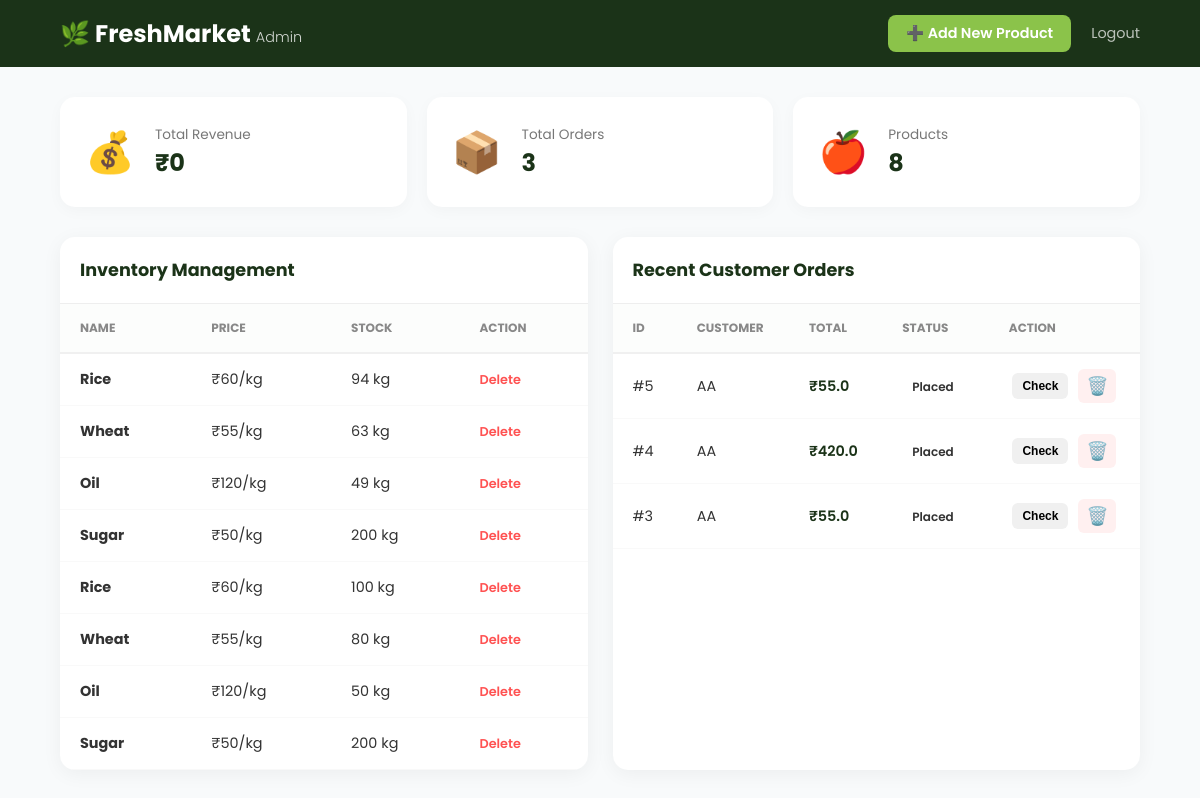
The page /admin-dashboard (signed in) on the database as committed earlier.
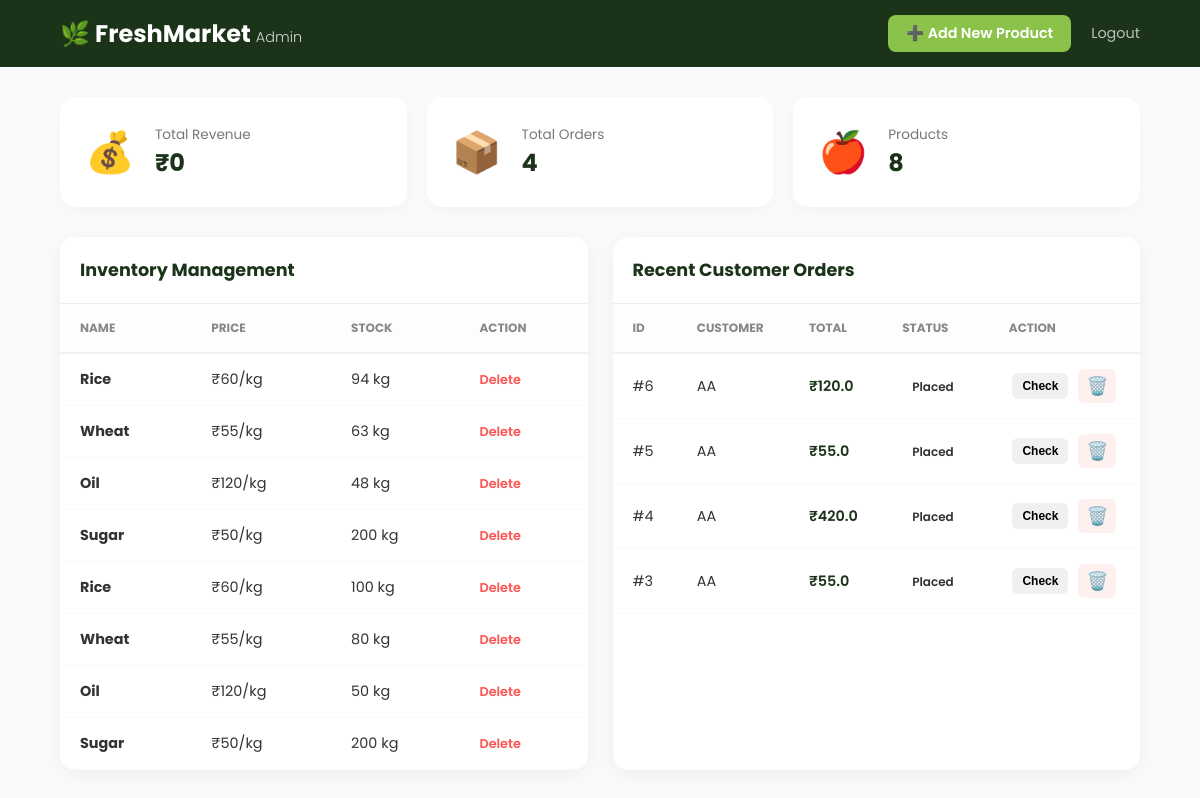
The same page on the database as committed later.
### app.py (models this page shows)
class Product(db.Model):
    id = db.Column(db.Integer, primary_key=True)
    name = db.Column(db.String(100), nullable=False)
    price = db.Column(db.String(100), nullable=False)
    stock = db.Column(db.Integer, nullable=False)
    image = db.Column(db.String(200), default="default.webp")

class Order(db.Model):
    __tablename__ = 'orders'
    id = db.Column(db.Integer, primary_key=True)
    user_id = db.Column(db.Integer, db.ForeignKey('customer.id'))
    total_amount = db.Column(db.Float)
    status = db.Column(db.String(20), default='Placed')
    customer = db.relationship('Customer')
    items = db.relationship('OrderItem', backref='order')
    date = db.Column(db.DateTime, default=datetime.utcnow)

class Customer(db.Model):
    id = db.Column(db.Integer, primary_key=True)
    name = db.Column(db.String(100))
    email = db.Column(db.String(120), unique=True, nullable=False)
    password = db.Column(db.String(200), nullable=False)

### app.py (the view)
@app.route('/admin-dashboard')
def admin_dashboard():
    if 'admin' not in session:
        return redirect(url_for('admin_login'))
    products = Product.query.all()
    orders = Order.query.order_by(Order.id.desc()).all()
    return render_template('admin_dashboard.html', products=products ,orders=orders )

### templates/admin_dashboard.html (shortened to what this page needs)
<!DOCTYPE html>
<html lang="en">
<head>
    <link rel="stylesheet" href="{{ url_for('static', filename='css/admin_dashboard.css') }}">
</head>
<body>
    <header class="admin-header">
        <div class="logo">🌿 FreshMarket <span>Admin</span></div>
        <div class="header-actions">
            <a href="/add-product" class="add-btn">➕ Add New Product</a>
            <a href="/logout" class="logout-link">Logout</a>
        </div>
    </header>
    <div class="dashboard-wrapper">
        <div class="stats-grid">
            <div class="stat-card">
                <span class="stat-icon">💰</span>
                <div class="stat-info">
                    <p>Total Revenue</p>
                    <h3>₹{{ total_revenue if total_revenue else '0' }}</h3>
                </div>
            </div>
            <div class="stat-card">
                <span class="stat-icon">📦</span>
                <div class="stat-info">
                    <p>Total Orders</p>
                    <h3>{{ orders|length }}</h3>
                </div>
            </div>
            <div class="stat-card">
                <span class="stat-icon">🍎</span>
                <div class="stat-info">
                    <p>Products</p>
                    <h3>{{ products|length }}</h3>
                </div>
            </div>
        </div>
        <div class="main-content">
            <div class="section-box">
                <div class="section-header">
                    <h2>Inventory Management</h2>
                </div>
                <div class="table-container">
                    <table>
                        <thead>
                            <tr>
                                <th>Name</th>
                                <th>Price</th>
                                <th>Stock</th>
                                <th>Action</th>
                            </tr>
                        </thead>
                        <tbody>
                            {% for p in products %}
                            <tr>
                                <td><strong>{{ p.name }}</strong></td>
                                <td>₹{{ p.price }}</td>
                                <td>
                                    <span >
                                        {{ p.stock }} kg
                                    </span>
                                </td>
                                <td><a href="/delete-product/{{ p.id }}" class="delete-btn">Delete</a></td>
                            </tr>
                            {% endfor %}
                        </tbody>
                    </table>
                </div>
            </div>
            <div class="section-box">
                <div class="section-header">
                    <h2>Recent Customer Orders</h2>
                </div>
                <div class="table-container">
                    {% if orders %}
                    <table>
                        <thead>
                            <tr>
                                <th>ID</th>
                                <th>Customer</th>
                                <th>Total</th>
                                <th>Status</th>
                                <th>Action</th>
                            </tr>
                        </thead>
                        <tbody>
                            {% for order in orders %}
                            <tr>
                                <td>#{{ order.id }}</td>
                                <td>{{ order.customer.name }}</td>
                                <td class="amount">₹{{ order.total_amount }}</td>
                                <td><span class="status-badge status-{{ order.status|lower }}">{{ order.status }}</span>
                                </td>
                                <td>
                                    <div class="action-group">
                                        <button class="check-order-btn" onclick="openOrderModal('{{ order.id }}')">
                                            Check
                                        </button>
                                        <a href="/delete-order/{{ order.id }}" class="delete-order-link"
                                            onclick="return confirm('Delete this order?')">
                                            🗑️
                                        </a>
                                    </div>
                                </td>
                            </tr>
                            {% endfor %}
                        </tbody>
                    </table>
                    {% else %}
                    <div class="empty-state">No orders processed yet.</div>
                    {% endif %}
                </div>
            </div>
        </div>
    </div>
</body>
</html>

### static/css/admin_dashboard.css (style rules this page uses)
:root { --admin-green: #1b3318; --accent-lime: #8bc34a; --danger: #ff5252; --bg: #f8fafb; --white: #ffffff; }
body { margin: 0; font-family: 'Poppins', sans-serif; background-color: var(--bg); color: #333; }
.admin-header { background: var(--admin-green); color: white; padding: 15px 5%; display: flex; justify-content: space-between; align-items: center; position: sticky; top: 0; z-index: 100; }
.logo { font-size: 1.5rem; font-weight: 700; }
.logo span { font-weight: 300; font-size: 0.9rem; opacity: 0.8; }
.header-actions { display: flex; align-items: center; gap: 20px; }
.add-btn { background: var(--accent-lime); color: white; text-decoration: none; padding: 8px 18px; border-radius: 8px; font-weight: 600; font-size: 0.9rem; transition: 0.3s; }
.logout-link { color: white; opacity: 0.7; text-decoration: none; font-size: 0.9rem; }
.dashboard-wrapper { padding: 30px 5%; }
.stats-grid { display: grid; grid-template-columns: repeat(auto-fit, minmax(250px, 1fr)); gap: 20px; margin-bottom: 30px; }
.stat-card { background: white; padding: 25px; border-radius: 15px; display: flex; align-items: center; gap: 20px; box-shadow: 0 4px 15px rgba(0, 0, 0, 0.03); }
.stat-icon { font-size: 2.5rem; }
.stat-info p { margin: 0; font-size: 0.85rem; color: #777; }
.stat-info h3 { margin: 0; font-size: 1.5rem; color: var(--admin-green); }
.main-content { display: flex; gap: 25px; }
.section-box { flex: 1; background: white; border-radius: 15px; overflow: hidden; box-shadow: 0 4px 20px rgba(0, 0, 0, 0.05); }
.section-header { padding: 20px; border-bottom: 1px solid #eee; }
.section-header h2 { margin: 0; font-size: 1.1rem; color: var(--admin-green); }
.table-container { max-height: 500px; overflow-y: auto; }
table { width: 100%; border-collapse: collapse; }
thead th { background: #fcfdfc; position: sticky; top: 0; padding: 15px 20px; text-align: left; font-size: 0.75rem; text-transform: uppercase; color: #888; border-bottom: 2px solid #f0f0f0; }
td { padding: 15px 20px; border-bottom: 1px solid #f9f9f9; font-size: 0.9rem; }
.amount { font-weight: 600; color: var(--admin-green); }
.delete-btn { color: var(--danger); text-decoration: none; font-size: 0.8rem; font-weight: 600; }
.check-order-btn { background: #f0f0f0; border: none; padding: 6px 12px; border-radius: 6px; cursor: pointer; font-weight: 600; font-size: 0.8rem; }
.action-group { display: flex; align-items: center; gap: 10px; justify-content: center; }
.delete-order-link { text-decoration: none; font-size: 1.1rem; padding: 4px 8px; border-radius: 6px; transition: 0.3s; background: #fff0f0; }
.status-badge { padding: 4px 10px; border-radius: 50px; font-size: 0.75rem; font-weight: 600; }
.check-order-btn { padding: 6px 10px; font-size: 0.75rem; }

Rows that differ between the two databases and show on the page:
changed Product (number 3 of 8 on the later page): stock "49" → "48"
added Order: id "6", customer.name "AA", total_amount "120.0", status "Placed"
Other text that changed with them:
{{ orders|length }}: "3" → "4"
